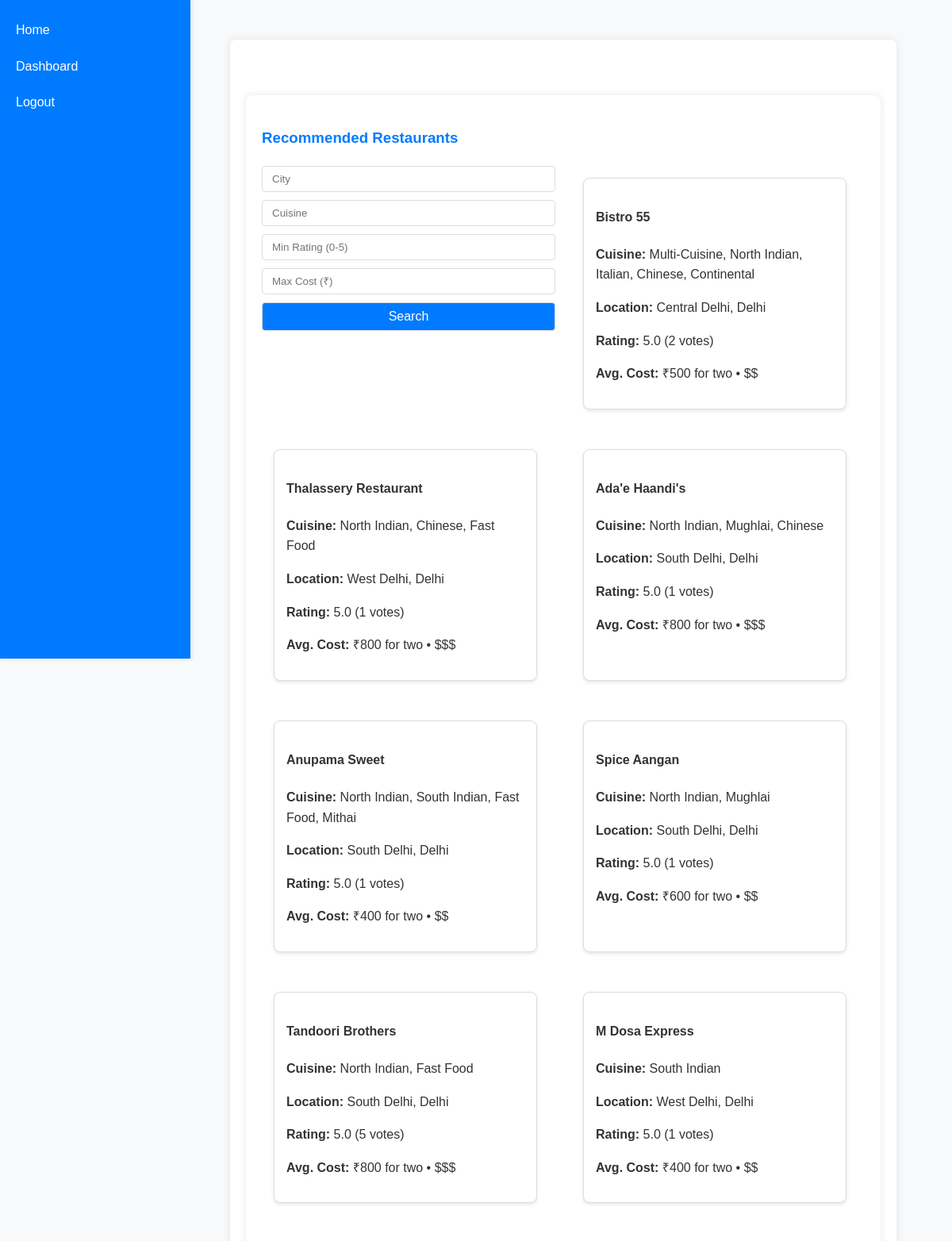
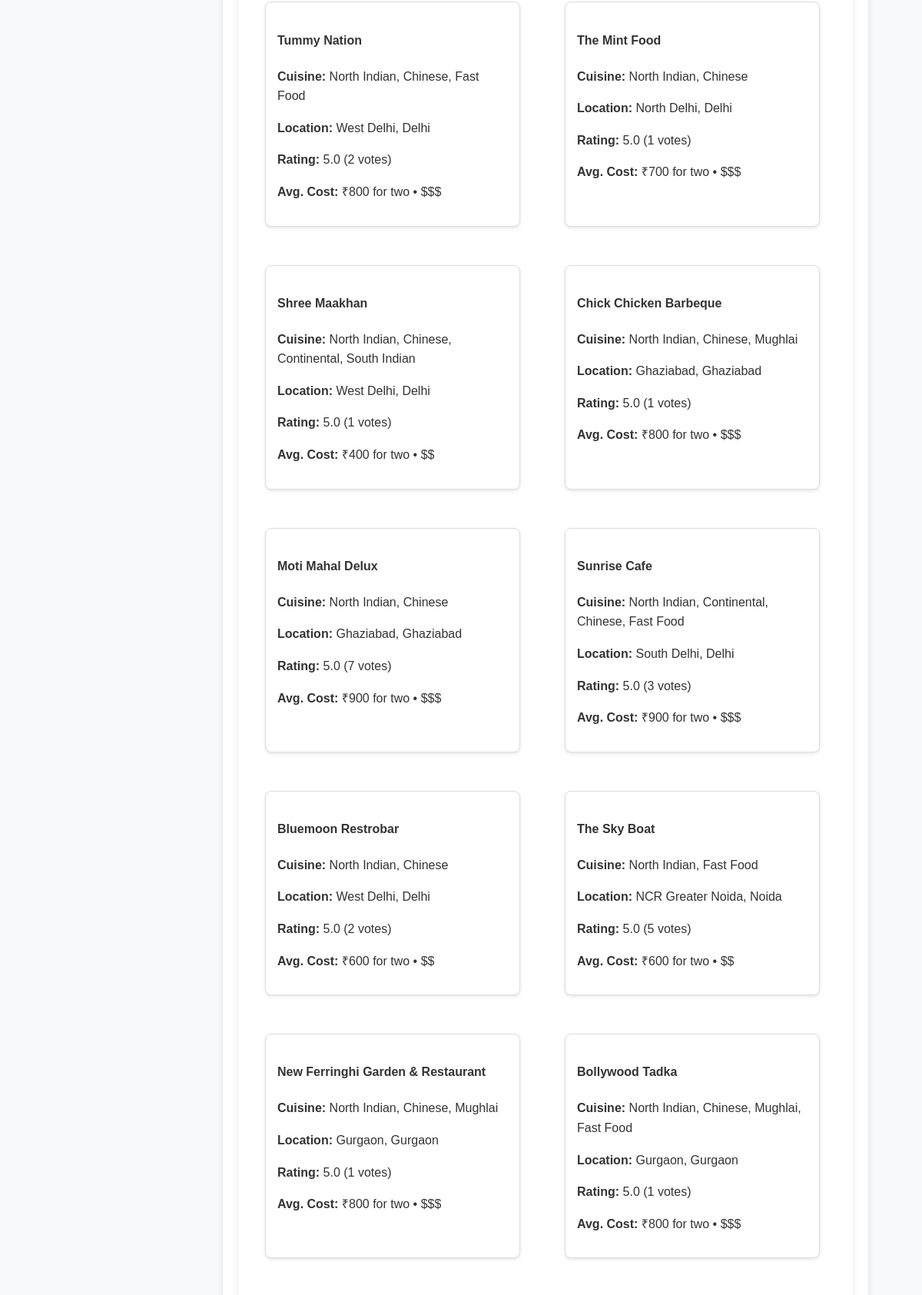
Page /recommend (signed in, upper part) on the committed database (2 pictures, top to bottom).
### app/models.py (models this page shows)
class Restaurant(db.Model):
    id = db.Column(db.Integer, primary_key=True)
    name = db.Column(db.String(100), nullable=False)
    location = db.Column(db.String(100))          # General area/neighborhood
    locality = db.Column(db.String(100))          # Specific locality (e.g., "Bandra West")
    city = db.Column(db.String(50), nullable=False)
    cuisine = db.Column(db.String(50), nullable=False)
    rating = db.Column(db.Float)                  # e.g., 4.2
    votes = db.Column(db.Integer)                 # e.g., 1,200 votes
    cost = db.Column(db.Integer)                  # e.g., 500 (average cost for two)
    def price_range(self):
        if self.cost < 300:
            return "$"
        elif 300 <= self.cost < 700:
            return "$$"
        else:
            return "$$$"

### app/routes.py (the view)
@main.route('/recommend')
@login_required
def recommend():
    city = request.args.get('city', '').strip()           # Default: All cities
    cuisine = request.args.get('cuisine', current_user.preferred_cuisines.split(',')[0] if current_user.preferred_cuisines else '').strip()
    min_rating = float(request.args.get('min_rating', 0))
    max_cost = int(request.args.get('max_cost', 1500 if current_user.budget_preference == '$$$' else 500 if current_user.budget_preference == '$' else 1000))  # Default: No max cost
    query = Restaurant.query
    if city:
        query = query.filter(Restaurant.city.ilike(f"%{city}%"))
    if cuisine:
        query = query.filter(Restaurant.cuisine.ilike(f"%{cuisine}%"))
    if min_rating:
        query = query.filter(Restaurant.rating >= min_rating)
    if max_cost:
        query = query.filter(Restaurant.cost <= max_cost)
    restaurants = query.order_by(Restaurant.rating.desc()).limit(20).all()
    if not restaurants:
        flash(f"No restaurants found in {city} for {cuisine} cuisine.",'warning')
        return redirect(url_for('main.suggest'))
    return render_template('recommendations.html', restaurants=restaurants)

### app/models.py (called while the page is built)
@login_manager.user_loader
def load_user(user_id):
    return User.query.get(int(user_id))

### app/templates/recommendations.html (shortened to what this page needs)
{% extends "base.html" %}
{% block content %}
<div class="container">
{% if restaurants %}
  <h3>Recommended Restaurants</h3>
  <div class="restaurant-grid">
  <form method="GET" action="{{ url_for('main.recommend') }}" class="filters">
    <input type="text" name="city" placeholder="City" value="{{ request.args.get('city', '') }}">
    <input type="text" name="cuisine" placeholder="Cuisine" value="{{ request.args.get('cuisine', '') }}">
    <input type="number" name="min_rating" placeholder="Min Rating (0-5)" step="0.1" min="0" max="5" value="{{ request.args.get('min_rating', '') }}">
    <input type="number" name="max_cost" placeholder="Max Cost (₹)" value="{{ request.args.get('max_cost', '') }}">
    <button type="submit">Search</button>
  </form>
    {% for r in restaurants %}
      <div class="restaurant-card">
        <h4>{{ r.name }}</h4>
        <p><strong>Cuisine:</strong> {{ r.cuisine }}</p>
        <p><strong>Location:</strong> {{ r.locality }}, {{ r.city }}</p>
        <p><strong>Rating:</strong> {{ r.rating }} ({{ r.votes }} votes)</p>
        <p><strong>Avg. Cost:</strong> ₹{{ r.cost }} for two • {{ r.price_range() }}</p>
      </div>
    {% endfor %}
  </div>
  {% else %}
  <div class="no-results">
    <h3>No restaurants available matching your criteria.</h3>
    <p>Try adjusting your filters or <a href="{{ url_for('main.dashboard') }}">search again</a>.</p>
  </div>
  {% endif %}
</div>
{% endblock %}

### app/templates/base.html (shortened to what this page needs)
<!DOCTYPE html>
<html lang="en">
<head>
    <link rel="stylesheet" href="{{ url_for('static', filename='style.css') }}">
</head>
<body>
    <nav class="navbar-left">
        <a href="{{ url_for('main.index') }}">Home</a>
        {% if current_user.is_authenticated %}
            <a href="{{ url_for('main.dashboard') }}">Dashboard</a>
            <a href="{{ url_for('main.logout') }}">Logout</a>
        {% else %}
            <a href="{{ url_for('main.login') }}">Login</a>
            <a href="{{ url_for('main.register') }}">Register</a>
        {% endif %}
    </nav>
    <div class="container">
        {% block content %}{% endblock %}
    </div>
</body>
</html>

### app/static/style.css (style rules this page uses)
body { font-family: 'Arial', sans-serif; background-color: #f8f9fa; margin: 0; padding: 0; color: #333; line-height: 1.6; margin-left: 220px; }
.navbar-left { display: flex; flex-direction: column; align-items: flex-start; background-color: #007bff; padding: 15px 20px; width: 200px; height: 100vh; position: fixed; left: 0; top: 0; box-shadow: 2px 0 5px rgba(0,0,0,0.1); }
.navbar-left a { color: white; text-decoration: none; padding: 10px 0; width: 100%; transition: background-color 0.3s; }
.container { max-width: 800px; margin: 50px auto; padding: 20px; background: #fff; border-radius: 8px; box-shadow: 0 0 10px rgba(0, 0, 0, 0.1); }
h1, h2, h3 { color: #007bff; margin-bottom: 20px; }
form { display: flex; flex-direction: column; }
button, .submit-button { background-color: #007bff; color: #fff; border: none; padding: 10px 15px; border-radius: 4px; font-size: 16px; cursor: pointer; transition: background-color 0.3s ease; }
.filters { display: flex; gap: 10px; margin-bottom: 20px; flex-wrap: wrap; }
.filters input, .filters button { padding: 8px 12px; border: 1px solid #ddd; border-radius: 4px; }
.restaurant-grid { display: grid; grid-template-columns: repeat(auto-fill, minmax(300px, 1fr)); gap: 20px; margin-top: 20px; }
.restaurant-card { background: white; padding: 15px; border-radius: 8px; box-shadow: 0 2px 4px rgba(0, 0, 0, 0.1); }
.restaurant-card { width: 300px; border: 1px solid #ddd; border-radius: 8px; overflow: hidden; margin: 15px; box-shadow: 0 2px 4px rgba(0,0,0,0.1); }

### rows in the picture
Restaurant: name "Bistro 55", cuisine "Multi-Cuisine, North Indian, Italian, Chinese, Continental", locality "Central Delhi", city "Delhi", rating "5.0", votes "2", cost "500", price_range "$$"
Restaurant: name "Thalassery Restaurant", cuisine "North Indian, Chinese, Fast Food", locality "West Delhi", city "Delhi", rating "5.0", votes "1", cost "800", price_range "$$$"
Restaurant: name "Ada'e Haandi's", cuisine "North Indian, Mughlai, Chinese", locality "South Delhi", city "Delhi", rating "5.0", votes "1", cost "800", price_range "$$$"
Restaurant: name "Anupama Sweet", cuisine "North Indian, South Indian, Fast Food, Mithai", locality "South Delhi", city "Delhi", rating "5.0", votes "1", cost "400", price_range "$$"
Restaurant: name "Spice Aangan", cuisine "North Indian, Mughlai", locality "South Delhi", city "Delhi", rating "5.0", votes "1", cost "600", price_range "$$"
Restaurant: name "Tandoori Brothers", cuisine "North Indian, Fast Food", locality "South Delhi", city "Delhi", rating "5.0", votes "5", cost "800", price_range "$$$"
Restaurant: name "M Dosa Express", cuisine "South Indian", locality "West Delhi", city "Delhi", rating "5.0", votes "1", cost "400", price_range "$$"
Restaurant: name "Tummy Nation", cuisine "North Indian, Chinese, Fast Food", locality "West Delhi", city "Delhi", rating "5.0", votes "2", cost "800", price_range "$$$"
Restaurant: name "The Mint Food", cuisine "North Indian, Chinese", locality "North Delhi", city "Delhi", rating "5.0", votes "1", cost "700", price_range "$$$"
Restaurant: name "Shree Maakhan", cuisine "North Indian, Chinese, Continental, South Indian", locality "West Delhi", city "Delhi", rating "5.0", votes "1", cost "400", price_range "$$"
Restaurant: name "Chick Chicken Barbeque", cuisine "North Indian, Chinese, Mughlai", locality "Ghaziabad", city "Ghaziabad", rating "5.0", votes "1", cost "800", price_range "$$$"
Restaurant: name "Moti Mahal Delux", cuisine "North Indian, Chinese", locality "Ghaziabad", city "Ghaziabad", rating "5.0", votes "7", cost "900", price_range "$$$"
Restaurant: name "Sunrise Cafe", cuisine "North Indian, Continental, Chinese, Fast Food", locality "South Delhi", city "Delhi", rating "5.0", votes "3", cost "900", price_range "$$$"
Restaurant: name "Bluemoon Restrobar", cuisine "North Indian, Chinese", locality "West Delhi", city "Delhi", rating "5.0", votes "2", cost "600", price_range "$$"
Restaurant: name "The Sky Boat", cuisine "North Indian, Fast Food", locality "NCR Greater Noida", city "Noida", rating "5.0", votes "5", cost "600", price_range "$$"
Restaurant: name "New Ferringhi Garden & Restaurant", cuisine "North Indian, Chinese, Mughlai", locality "Gurgaon", city "Gurgaon", rating "5.0", votes "1", cost "800", price_range "$$$"
Restaurant: name "Bollywood Tadka", cuisine "North Indian, Chinese, Mughlai, Fast Food", locality "Gurgaon", city "Gurgaon", rating "5.0", votes "1", cost "800", price_range "$$$"
